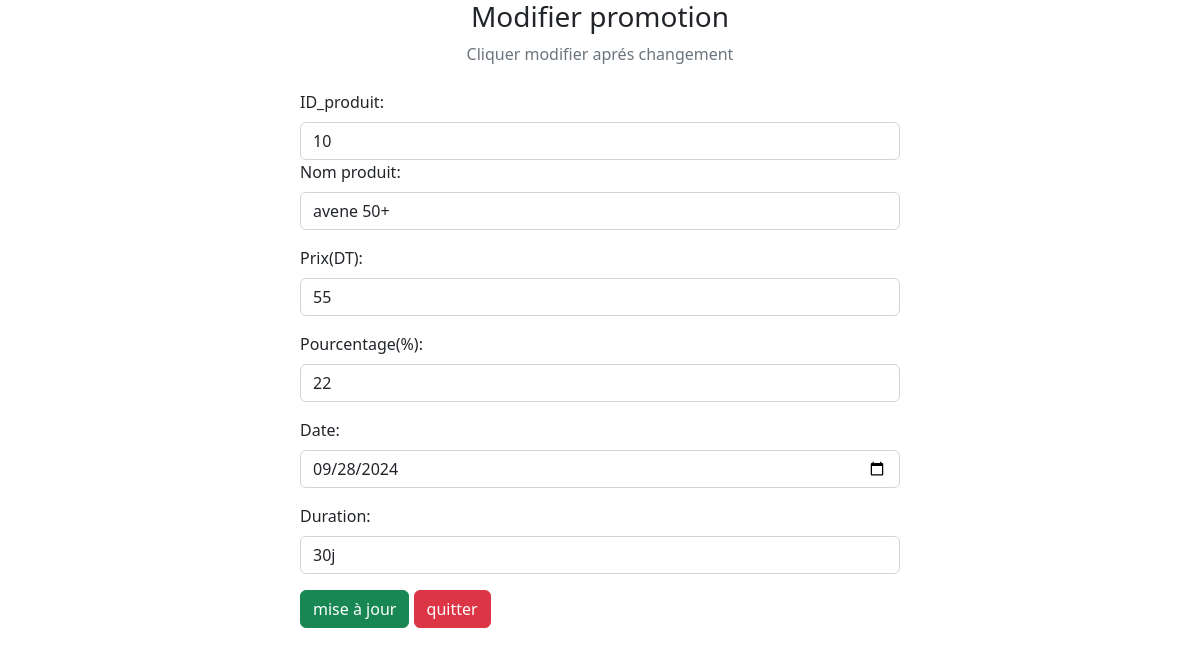
The app's page /pfe2024/admin/promotion/edit.php?id=20 with its own data.
### tables this page shows
CREATE TABLE IF NOT EXISTS `promotion` (
  `id` int NOT NULL AUTO_INCREMENT,
  `id_product` int NOT NULL,
  `name` varchar(25) NOT NULL,
  `price` int NOT NULL,
  `percentage` int NOT NULL,
  `date` date NOT NULL,
  `duration` varchar(25) NOT NULL,
  PRIMARY KEY (`id`),
  KEY `id_product` (`id_product`)
);

### pfe2024/admin/promotion/edit.php (the view, shortened to what this page needs)
<?php
include "db_conn.php";
$id = $_GET["id"];
?>
<!DOCTYPE html>
<html lang="en">
<head>
  <link href="https://cdn.jsdelivr.net/npm/bootstrap@5.2.3/dist/css/bootstrap.min.css" rel="stylesheet">
  <link rel="stylesheet" href="https://cdnjs.cloudflare.com/ajax/libs/font-awesome/6.4.0/css/all.min.css" />
  </head>
<body>
  <div class="container">
    <div class="text-center mb-4">
      <h3>Modifier promotion </h3>
      <p class="text-muted">Cliquer modifier aprés changement</p>
    </div>
    <?php
    $sql = "SELECT * FROM `promotion` WHERE id = $id LIMIT 1";
    $result = mysqli_query($conn, $sql);
    $row = mysqli_fetch_assoc($result);
    ?>
    <div class="container d-flex justify-content-center">
      <form action="" method="post" style="width:50vw; min-width:300px;">
        <div class="row mb-3">
        <div class="col">
            <label class="form-label"> ID_produit:</label>
            <input type="number" class="form-control" name="id_product" value="<?php echo $row['id_product'] ?>">
          </div>
        <div class="mb-3">
            <label class="form-label"> Nom produit:</label>
            <input type="text" class="form-control" name="name" value="<?php echo $row['name'] ?>">
          </div>
          <div class="mb-3">
          <label class="form-label">Prix(DT):</label>
          <input type="price" class="form-control" name="price" value="<?php echo $row['price'] ?>">
        </div>
        <div class="mb-3">
          <label class="form-label">Pourcentage(%):</label>
          <input type="text" class="form-control" name="percentage" value="<?php echo $row['percentage'] ?>">
        </div>
        <div class="mb-3">
          <label class="form-label">Date:</label>
          <input type="date" class="form-control" name="date" value="<?php echo $row['date'] ?>">
        </div>
        <div class="mb-3">
          <label class="form-label">Duration:</label>
          <input type="text" class="form-control" name="duration" value="<?php echo $row['duration'] ?>">
        </div>
        <div>
          <button type="submit" class="btn btn-success" name="submit">mise à jour</button>
          <a href="index.php" class="btn btn-danger">quitter</a>
        </div>
      </form>
    </div>
  </div>
</body>
</html>

### records on screen
promotion: id_product "10", name "avene 50+", price "55", percentage "22", date "09/28/2024", duration "30j"
